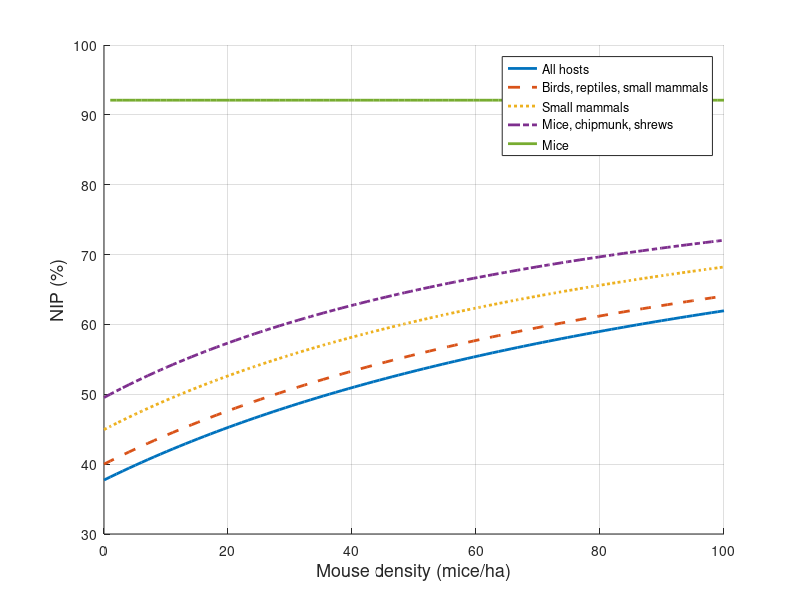
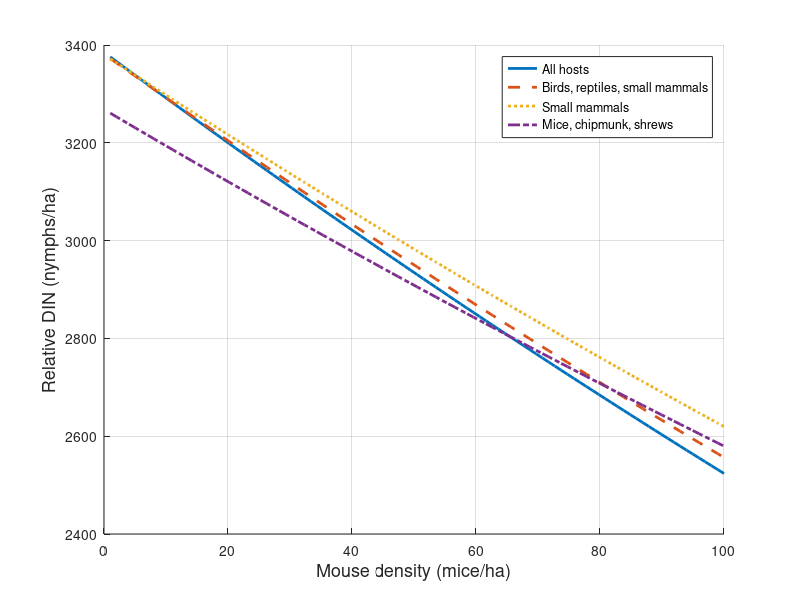
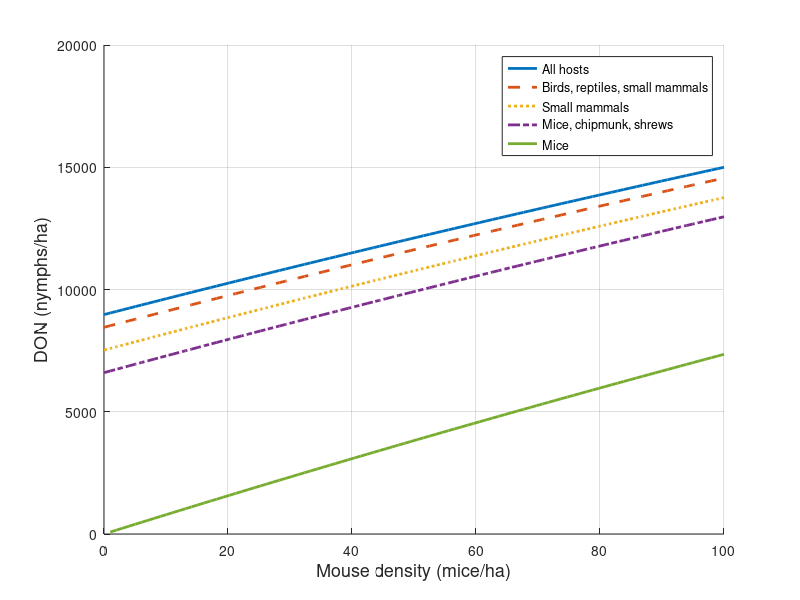
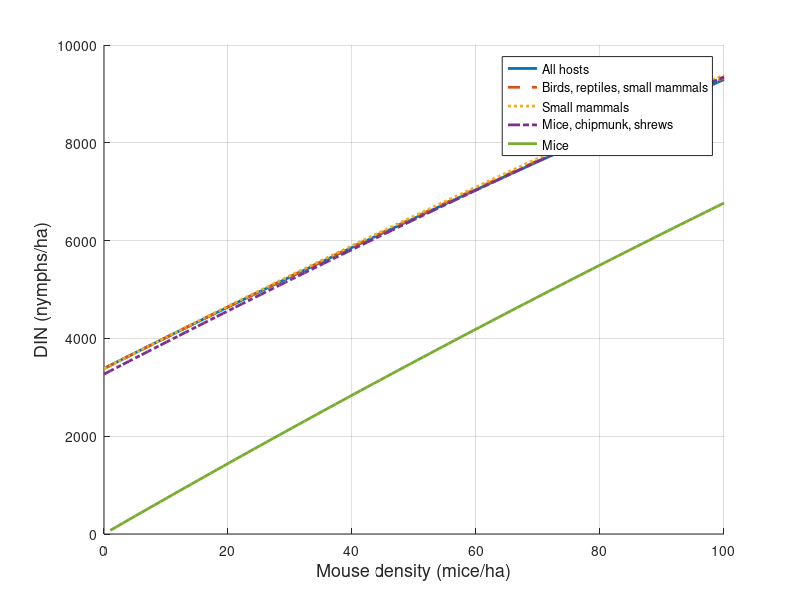

Reproduce these figures in MATLAB, in order.
close all; clear all;

%% Host data

l = 100;
changing_density = linspace(0, 100, l);
%Host density
%Mice; Voles; Chipmunks; Sorex shrews; Short-tailed shrews; Veery;
%Squirrel; Robin; White-tailed deer; Opossum; Raccoon; Wood thrush;
%Ovenbird; Eastern fence lizard; 5-lined skink

N = [changing_density; 20*ones(1,l); 30*ones(1,l); 30*ones(1,l); 25*ones(1,l); 2.1*ones(1,l); 6*ones(1,l); 1.9*ones(1,l); 0.25*ones(1,l); 1*ones(1,l); 0.2*ones(1,l); 1.6*ones(1,l); 2*ones(1,l); 6.3*ones(1,l); 25*ones(1,l)];
N2 = [40*ones(1,l); 20*ones(1,l); 30*ones(1,l); 30*ones(1,l); 25*ones(1,l); 2.1*ones(1,l); 6*ones(1,l); 1.9*ones(1,l); 0.25*ones(1,l); 1*ones(1,l); 0.2*ones(1,l); 1.6*ones(1,l); 2*ones(1,l); 6.3*ones(1,l); 25*ones(1,l)];

%Realized reservoir competence
C = [92.1; 61.2; 55; 51.2; 41.8; 28.9; 14.7; 13.8; 4.6; 2.6; 1.3; 1.3; 1.1; 2; 0];

% %Molting percentage
% M = [41.5; 41; 41.2; 49.6; 46.8; 33.9; 59.3; 33.9; 56.3; 44.1; 36.5; 33.9; 33.9; 29.7; 29.7];
M = [100*ones(length(C),1)];
%M = [90; 90; 77; 68; 68; 90; 70; 65; 75; 82; 78; 72; 72; 50; 50];
%Tick preference (#larvae/#hosts)
b = [73.4; 23.3; 44.5; 84.6; 87.8; 20; 165.4; 96; 1963.3; 73.3; 88; 22; 6; 5; 28.9];

L = 115000; s = 0.4333;
% % Compute mu and zs

SLsum0 = 0; 
for i = 1:length(b)
    SLsum0 = SLsum0+b(i)*N2(i);
end

z = -L*log(1-0.1/s)/SLsum0;

%% Host combinations to compare (each row is a scenario)
% hosts = [1,0,0,0,0,0,0,0,0,0; 
%     1,1,0,0,0,0,0,0,0,0; 
%     1,0,1,0,0,0,0,0,0,0; 
%     1,0,0,1,0,0,0,0,0,0; 
%     1,0,0,0,1,0,0,0,0,0; 
%     1,0,0,0,0,1,0,0,0,0; 
%     1,0,0,0,0,0,1,0,0,0; 
%     1,0,0,0,0,0,0,1,0,0;
%     1,0,0,0,0,0,0,0,1,0;
%     1,0,0,0,0,0,0,0,0,1;
%     1,1,1,1,1,1,1,1,1,1];
% hosts = [1,1,1,1,1,1,1,1,1,1,1,1,1,1,1,1; 
%     1,1,1,1,1,1,1,0,0,0,0,0,1,1,1,1; 
%     1,1,0,0,0,0,0,0,0,0,0,0,1,1,1,1; 
%     1,1,0,0,0,0,0,0,0,0,0,0,1,1,0,0; 
%     1,0,0,0,0,0,0,0,0,0,0,0,0,0,0,0];
% hosts = [1,0,0,0,0,0,0,0,0,0,0,0,0,0,0,0; 
%     1,1,0,0,0,0,0,0,0,0,0,0,0,0,0,0; 
%     1,0,1,0,0,0,0,0,0,0,0,0,0,0,0,0; 
%     1,0,0,1,0,0,0,0,0,0,0,0,0,0,0,0; 
%     1,0,0,0,1,0,0,0,0,0,0,0,0,0,0,0; 
%     1,0,0,0,0,1,0,0,0,0,0,0,0,0,0,0; 
%     1,0,0,0,0,0,1,0,0,0,0,0,0,0,0,0; 
%     1,0,0,0,0,0,0,1,0,0,0,0,0,0,0,0;
%     1,0,0,0,0,0,0,0,1,0,0,0,0,0,0,0;
%     1,0,0,0,0,0,0,0,0,1,0,0,0,0,0,0;
%     1,0,0,0,0,0,0,0,0,0,1,0,0,0,0,0;
%     1,0,0,0,0,0,0,0,0,0,0,1,0,0,0,0;
%     1,0,0,0,0,0,0,0,0,0,0,0,1,0,0,0;
%     1,0,0,0,0,0,0,0,0,0,0,0,0,1,0,0;
%     1,0,0,0,0,0,0,0,0,0,0,0,0,0,1,0;
%     1,0,0,0,0,0,0,0,0,0,0,0,0,0,0,1;
%     1,1,1,1,1,1,1,1,1,1,1,1,1,1,1,1];
% hosts = [1,0,0,0,0,0,0,0,0,0; 
%     0,1,0,0,0,0,0,0,0,0; 
%     0,0,1,0,0,0,0,0,0,0; 
%     0,0,0,1,0,0,0,0,0,0; 
%     0,0,0,0,1,0,0,0,0,0; 
%     0,0,0,0,0,1,0,0,0,0; 
%     0,0,0,0,0,0,1,0,0,0; 
%     0,0,0,0,0,0,0,1,0,0;
%     0,0,0,0,0,0,0,0,1,0;
%     0,0,0,0,0,0,0,0,0,1];
%hosts = [1,0,0,0,0,0,0,0,0,0;1,1,1,0,0,0,0,0,0,0;1,1,1,1,1,1,0,0,0,0;1,1,1,1,1,1,1,1,0,0;1,1,1,1,1,1,1,1,1,1];
% hosts = [1,1,1,1,1,1,1,1,1,1,1,1,1;
%     1,0,1,1,1,1,1,1,1,1,1,1,1;
%     1,1,0,1,1,1,1,1,1,1,1,1,1;
%     1,1,1,0,1,1,1,1,1,1,1,1,1;
%     1,1,1,1,0,1,1,1,1,1,1,1,1;
%     1,1,1,1,1,0,1,1,1,1,1,1,1;
%     1,1,1,1,1,1,0,1,1,1,1,1,1;
%     1,1,1,1,1,1,1,0,1,1,1,1,1;
%     1,1,1,1,1,1,1,1,0,1,1,1,1;
%     1,1,1,1,1,1,1,1,1,0,1,1,1;
%     1,1,1,1,1,1,1,1,1,1,0,1,1;
%     1,1,1,1,1,1,1,1,1,1,1,0,1;
%     1,1,1,1,1,1,1,1,1,1,1,1,0];

hosts = [1,1,1,1,1,1,1,1,1,1,1,1,1,1,1
    1,1,1,1,1,1,1,1,0,0,0,1,1,1,1;
    1,1,1,1,1,0,1,0,0,0,0,0,0,0,0;
    1,1,1,1,1,0,0,0,0,0,0,0,0,0,0;
    1,0,0,0,0,0,0,0,0,0,0,0,0,0,0];

% hosts = [1,1,1,1,1,1,1,1,1,1,1,1,1,1,1];

% host_labels = {'Mice','+Chipmunks','+Deer', '+Raccoons', '+Opossums', '+Skunks', '+Shrews', '+Birds', '+Sorex shrews', '+Squirrels', 'All Hosts'};
%host_labels = {'Mice','+Chipmunks','+Deer', '+Raccoons', '+Opossums', '+Skunks', '+Shrews', '+Robins', '+Gray catbirds','+Wood thrush','+Ovenbirds','+Veeries','+Sorex shrews', '+Squirrels', '+5-lined skink','+Eastern fence lizard', 'All Hosts'};
% host_labels = {'All Hosts','All Mammals and Reptiles','Small Mammals and Reptiles', 'Small Mammals', 'Mice'};
%host_labels = {'Mice','All Hosts'};
%host_labels = {'All hosts','-Mice','-Chipmunks','-Deer', '-Raccoons', '-Opossums', '-Skunks', '-Shrews', '-Robins', '-Wood thrush','-Ovenbirds','-Veeries', '-Sorex shrews', '-Squirrels'};
%host_labels = {'Mice','+Chipmunks','+Shrews','+Deer', '+Raccoons', '+Opposums','+Skunks','+Sorex Shrews', '+Birds','+Squirrels'};
host_labels = {'All hosts', 'Birds, reptiles, small mammals','Small mammals','Mice, chipmunk, shrews', 'Mice'};


num_combos = size(hosts, 1);
num_hosts = size(N,1);

%% Computation

% Set up empty vectors
sum_bH = zeros(num_combos, l);
sum_bHM = zeros(num_combos, l);
I = zeros(num_combos, l);
T = zeros(num_combos, l);
U = zeros(num_combos,l);
sum_bH2 = zeros(num_combos, l);
sum_bHM2 = zeros(num_combos, l);
I2 = zeros(num_combos, l);
T2 = zeros(num_combos, l);
U2 = zeros(num_combos, l);

% Loop through host combinations
for i = 1:num_combos
    % Compute K and sum
    for j = 1:num_hosts
        if hosts(i,j) == 1
            sum_bH(i,:) = sum_bH(i,:) + b(j,:) .* N(j,:);
            sum_bHM(i,:) = sum_bHM(i,:) + b(j,:).*N(j,:).*(M(j)/100);
            sum_bH2(i,:) = sum_bH2(i,:) + b(j,:) .* N2(j,:);
            sum_bHM2(i,:) = sum_bHM2(i,:) + b(j,:).*N2(j,:).*(M(j)/100);
        end
    end

    % Compute I
    for j = 1:num_hosts
        if hosts(i,j) == 1
            I(i,:) = I(i,:) + b(j,:) .* N(j,:) * (M(j)/100) * (C(j)/100) ./ sum_bHM(i,:);
            I2(i,:) = I2(i,:) + b(j,:) .* N2(j,:) * (M(j)/100) * (C(j)/100) ./ sum_bHM2(i,:);
        end
    end
    % Compute Larvae that Become Nymphs after Feeding
    for j = 1:num_hosts
        if hosts(i,j) == 1
            T(i,:) = T(i,:) + b(j,:) .* N(j,:) * (M(j)/100)*(C(j)/100) ./ sum_bH(i,:);
            T2(i,:) = T2(i,:) + b(j,:) .* N2(j,:) * (M(j)/100)*(C(j)/100) ./ sum_bH2(i,:);
            U(i,:) = U(i,:) + b(j,:) .* N(j,:) * (M(j)/100) ./ sum_bH(i,:);
            U2(i,:) = U2(i,:) + b(j,:) .* N2(j,:) * (M(j)/100) ./ sum_bH2(i,:);

        end
    end
end


% Compute S
S = (1-exp(-z/L*sum_bH));
S2 = (1-exp(-z/L*sum_bH2));
% Compute NIP and DIN
%I(1) = 0;
NIP = I*100;
NIP2 = I2*100;
DIN = L.*s.*S.*T;
DIN2 = L.*s.*S2.*T2;
DON = L.*s.*S.*U;
DON2 = L.*s.*S2.*U2;
larvae_feeding = L*s.*S;
DON - DIN;

NIP_R=100*b(8,:) .* N2(8,:) * (M(8)/100) * (C(8)/100) ./ sum_bHM2;
NIP_WT=100*b(9,:) .* N2(9,:) * (M(9)/100) * (C(9)/100) ./ sum_bHM2;
NIP_O=100*b(10,:) .* N2(10,:) * (M(10)/100) * (C(10)/100) ./ sum_bHM2;
NIP_V=100*b(11,:) .* N2(11,:) * (M(11)/100) * (C(11)/100) ./ sum_bHM2;
NIP_birds=NIP_R+NIP_WT+NIP_O+NIP_V;

DIN_R=L.*s.*S2.*b(8,:) .* N2(8,:) * (M(8)/100)*(C(8)/100) ./ sum_bH2;
DIN_WT=L.*s.*S2.*b(9,:) .* N2(9,:) * (M(9)/100)*(C(9)/100) ./ sum_bH2;
DIN_O=L.*s.*S2.*b(10,:) .* N2(10,:) * (M(10)/100)*(C(10)/100) ./ sum_bH2;
DIN_V=L.*s.*S2.*b(11,:) .* N2(11,:) * (M(11)/100)*(C(11)/100) ./ sum_bH2;
DIN_birds=DIN_R+DIN_WT+DIN_O+DIN_V;

% % Compute average NIP and DIN
% for i = 1:num_combos
%     intNIP(i) = trapz(changing_density, NIP(i,:));
%     intDIN(i) = trapz(changing_density, DIN(i,:));
% end
% T1 = table(intNIP', intDIN' , host_labels','VariableNames', {'NIP', 'DIN','Hosts'});
% T1_sorted = sortrows(T1, 'NIP');
% disp(T1_sorted);
% 
% T2 = table(intNIP', intDIN' , host_labels','VariableNames', {'NIP', 'DIN','Hosts'});
% T2_sorted = sortrows(T2, 'DIN');
% disp(T2_sorted);

figure(1);
colors = lines(7); % use a standard color set
linestyles = {'-', '--', ':', '-.'};
hold on
for i = 1:num_combos
    colorIdx = mod(i-1, size(colors,1)) + 1;
    styleIdx = mod(i-1, length(linestyles)) + 1;
    plot(changing_density, NIP(i,:), 'Color', colors(colorIdx,:),'LineStyle',linestyles{styleIdx},'LineWidth', 2, 'DisplayName', host_labels{i})
end
xlabel('Mouse density (mice/ha)', 'FontSize',13)
ylabel('NIP (%)', 'FontSize',13)
% title('Our Model Results')
legend('Location', 'best')
grid on
% 
figure(2);
colors = lines(7); % use a standard color set
linestyles = {'-', '--', ':', '-.'};
hold on
for i = 1:num_combos-1
    colorIdx = mod(i-1, size(colors,1)) + 1;
    styleIdx = mod(i-1, length(linestyles)) + 1;
    plot(changing_density, DIN(i,:)-DIN(5,:), 'Color', colors(colorIdx,:),'LineStyle',linestyles{styleIdx},'LineWidth', 2, 'DisplayName', host_labels{i})
end
xlabel('Mouse density (mice/ha)', 'FontSize',13)
ylabel('Relative DIN (nymphs/ha)', 'FontSize',13)
%ylim([325 575])
% title('Our Model Results')
legend('Location', 'best')
grid on
hold off

figure(3);
colors = lines(7); % use a standard color set
linestyles = {'-', '--', ':', '-.'};
hold on
for i = 1:num_combos
    colorIdx = mod(i-1, size(colors,1)) + 1;
    styleIdx = mod(i-1, length(linestyles)) + 1;
    plot(changing_density, DON(i,:), 'Color', colors(colorIdx,:),'LineStyle',linestyles{styleIdx},'LineWidth', 2, 'DisplayName', host_labels{i})
end
xlabel('Mouse density (mice/ha)', 'FontSize',13)
ylabel('DON (nymphs/ha)', 'FontSize',13)
%ylim([0 14500])
% title('Our Model Results')
legend('Location', 'best')
grid on
hold off

figure(4);
colors = lines(7); % use a standard color set
linestyles = {'-', '--', ':', '-.'};
hold on
for i = 1:num_combos
    colorIdx = mod(i-1, size(colors,1)) + 1;
    styleIdx = mod(i-1, length(linestyles)) + 1;
    plot(changing_density, DIN(i,:), 'Color', colors(colorIdx,:),'LineStyle',linestyles{styleIdx},'LineWidth', 2, 'DisplayName', host_labels{i})
end
xlabel('Mouse density (mice/ha)', 'FontSize',13)
ylabel('DIN (nymphs/ha)', 'FontSize',13)
%ylim([0 1200])
% title('Our Model Results')
legend('Location', 'best')
grid on
hold off

% figure(4);
% colors = lines(7); % use a standard color set
% linestyles = {'-', '--', ':', '-.'};
% hold on
% for i = 1:num_combos
%     colorIdx = mod(i-1, size(colors,1)) + 1;
%     styleIdx = mod(i-1, length(linestyles)) + 1;
%     plot(changing_density, larvae_feeding(i,:), 'Color', colors(colorIdx,:),'LineStyle',linestyles{styleIdx},'LineWidth', 2, 'DisplayName', host_labels{i})
% end
% xlabel('Mouse density (mice/ha)')
% ylabel('Larvae Feeding (larvae/ha)')
% ylim([0 4500])
% % title('Our Model Results')
% legend('Location', 'best')
% grid on
% hold off
% 
% figure(5);
% colors = lines(7); % use a standard color set
% linestyles = {'-', '--', ':', '-.'};
% hold on
% for i = 1:num_combos
%     colorIdx = mod(i-1, size(colors,1)) + 1;
%     styleIdx = mod(i-1, length(linestyles)) + 1;
%     plot(changing_density, DON(i,:)-DIN(i,:), 'Color', colors(colorIdx,:),'LineStyle',linestyles{styleIdx},'LineWidth', 2, 'DisplayName', host_labels{i})
% end
% xlabel('Mouse density (mice/ha)')
% ylabel('Uninfected nymphs (nymphs/ha)')
% % title('Our Model Results')
% legend('Location', 'best')
% grid on
hold off
% %% Changing Densities
% figure(3)
% plot(changing_density, NIP(i,:),'LineWidth', 2)
% hold on
% plot(changing_density, NIP2(i,:),'LineWidth', 2, 'LineStyle', '--')
% xlabel('Squirrel density (squirrels/ha)')
% ylabel('NIP (%)')
% ylim([20 50])
% legend('Changing density', 'Constant density','Location', 'best')
% grid on
% 
% figure(4)
% plot(changing_density, DIN(i,:),'LineWidth', 2)
% hold on
% plot(changing_density, DIN2(i,:),'LineWidth', 2, 'LineStyle', '--')
% xlabel('Squirrel density (squirrels/ha)')
% ylabel('DIN (nymphs/ha)')
% ylim([100 200])
% legend('Changing density', 'Constant density','Location', 'best')
% grid on

% figure
% yyaxis left
% ax = gca;
% ax.YColor = 'k';
% plot(changing_density, NIP(i,:),'LineWidth', 2)
% hold on
% plot(changing_density, NIP2(i,:),'LineWidth', 2, 'LineStyle', '--')
% ylabel('NIP (%)')
% ylim([0 60])
% 
% yyaxis right
% ax.YColor = 'k';
% plot(changing_density, DIN(i,:),'LineWidth', 2)
% hold on
% plot(changing_density, DIN2(i,:),'LineWidth', 2, 'LineStyle', '--')
% ylabel('DIN (nymphs/ha)')
% ylim([130 230])
% 
% xlabel('Sorex shrew density (shrews/ha)')
% legend({'NIP with changing density', 'NIP with constant density','DIN with changing density', 'DIN wiht constant density'},'Location', 'southwest')
% grid on

% figure(6)
% plot(changing_density, NIP_R(i,:),'LineWidth', 2)
% hold on
% plot(changing_density, NIP_WT(i,:),'LineWidth', 2, 'LineStyle', '--')
% hold on
% plot(changing_density, NIP_O(i,:),'LineWidth', 2, 'LineStyle', '--')
% hold on
% plot(changing_density, NIP_V(i,:),'LineWidth', 2, 'LineStyle', '--')
% hold on
% plot(changing_density, NIP_birds(i,:),'LineWidth', 2, 'LineStyle', '--')
% xlabel('Density')
% ylabel('NIP (%)')
% legend('Robin', 'WT','Ovenbird','Veery','All birds','Location', 'best')
% grid on
% 
% figure(7)
% plot(changing_density, DIN_R(i,:),'LineWidth', 2)
% hold on
% plot(changing_density, DIN_WT(i,:),'LineWidth', 2, 'LineStyle', '--')
% hold on
% plot(changing_density, DIN_O(i,:),'LineWidth', 2, 'LineStyle', '--')
% hold on
% plot(changing_density, DIN_V(i,:),'LineWidth', 2, 'LineStyle', '--')
% hold on
% plot(changing_density, DIN_birds(i,:),'LineWidth', 2, 'LineStyle', '--')
% xlabel('Density')
% ylabel('DIN')
% legend('Robin', 'WT','Ovenbird','Veery','All birds','Location', 'best')
% grid on
